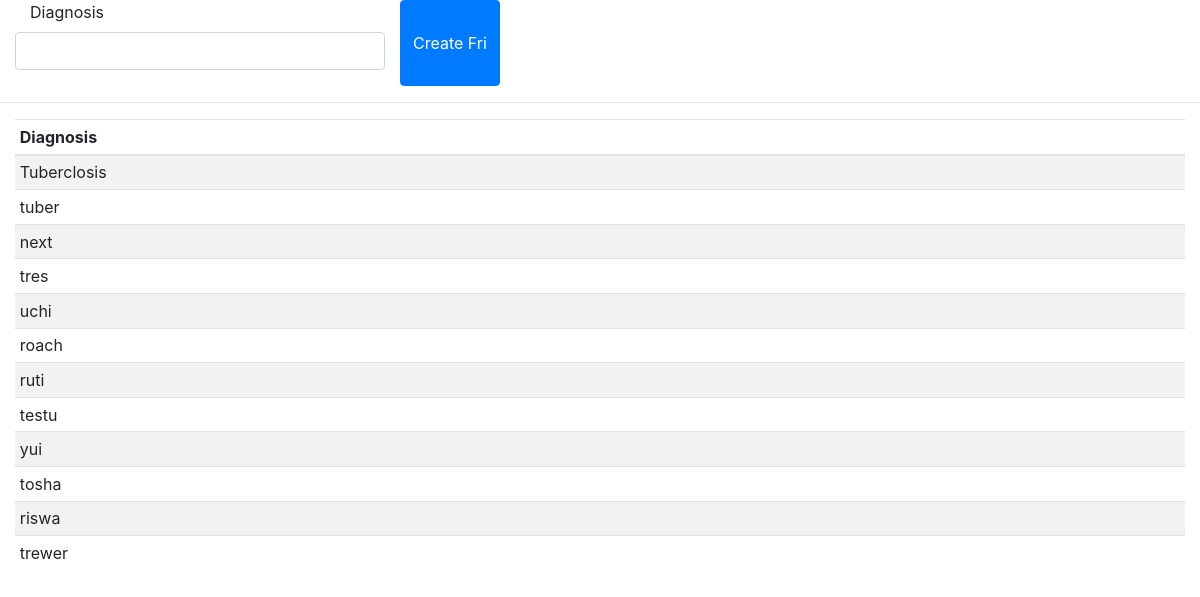
Before: /recview/ with the older database file.
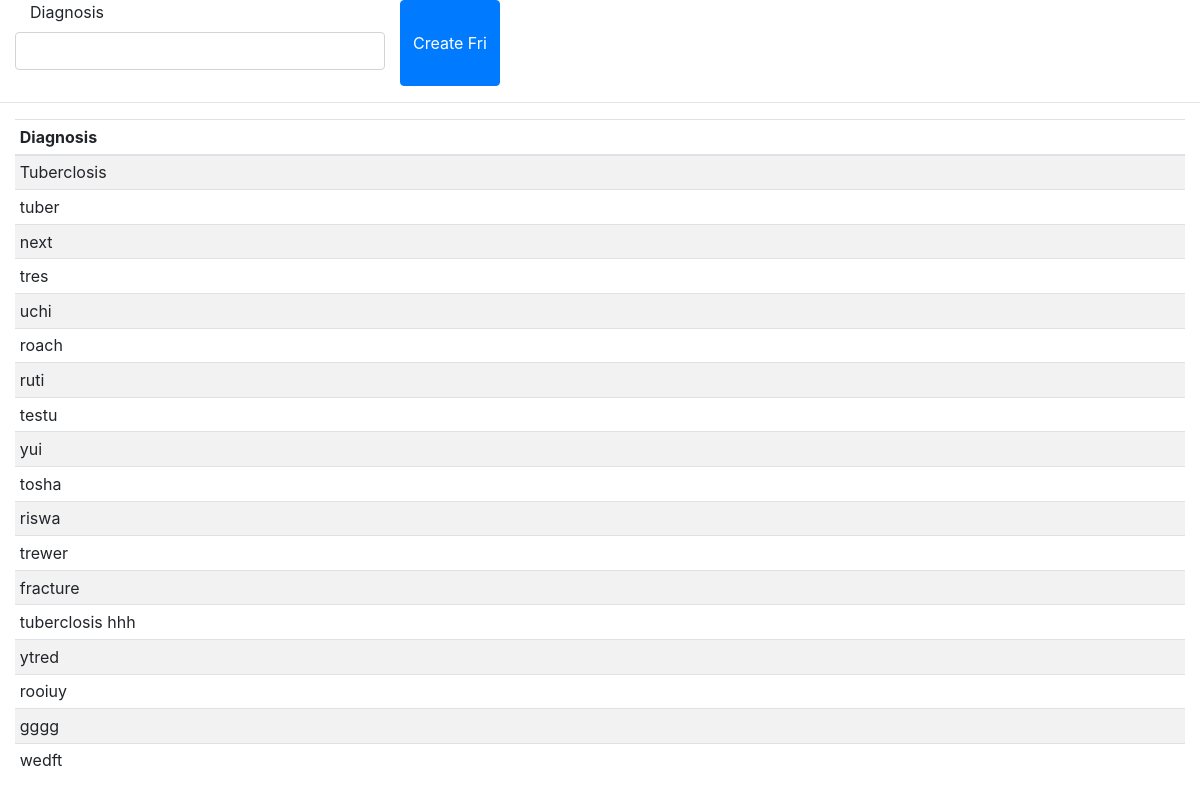
After: the same page with the newer database file.
### medrec/models.py (models this page shows, shortened)
class medicalRecord(models.Model):
    diagnosis = models.CharField(max_length=50)

### medrec/views.py (the view)
# urls.py: path('recview/', views.medrec_View, name='recview'),
def medrec_View(request):
    form =MedicalRecordForm()
    code_forms = medicalRecord.objects.all()
    return render(request, 'medrec/code_index.html', {'form':form, 'code_forms': code_forms})

### medrec/forms.py
class MedicalRecordForm(forms.ModelForm):
    def __init__(self, *args, **kwargs):
        super(MedicalRecordForm, self).__init__(*args, **kwargs)
        for name in self.fields.keys():
            self.fields[name].widget.attrs.update({
                'class': 'form-control',
            })
    class Meta:
        model = medicalRecord
        fields = ('__all__')

### medrec/templates/medrec/code_index.html (shortened to what this page needs)
<!DOCTYPE html>
{% extends "medrec/baseprac.html" %}
{% block content %}
<div class="container-fluid">
    <form id="friend-form">
        <div class="row">
            {% for field in form %}
            <div class="form-group col-4">
                <label class="col-12">{{ field.label }}</label>
                {{ field }}
            </div>
            {% endfor %}
            <input type="submit" class="btn btn-primary" value="Create Fri" />
        </div>
</div>
<hr />
<div class="container-fluid">
    <table class="table table-striped table-sm" id="my_friends">
        <thead>
            <tr>
                <th>Diagnosis</th>
            </tr>
        </thead>
        <tbody>
        {% for icdcodes in code_forms %}
        <tr>
            <td>{{icdcodes.diagnosis}}</td>
        </tr>
        {% endfor %}
        </tbody>
    </table>
</div>
{% endblock content %}

### medrec/templates/medrec/baseprac.html (shortened to what this page needs)
<!DOCTYPE html>
<html lang="en">
<head>
    <link rel="stylesheet" href="https://maxcdn.bootstrapcdn.com/bootstrap/4.0.0/css/bootstrap.min.css">
</head>
<body>
    {% block content %}
    {% endblock content %}
</body>
</html>

Changed rows visible on the page:
added medicalRecord: diagnosis "fracture"
added medicalRecord: diagnosis "tuberclosis hhh"
added medicalRecord: diagnosis "ytred"
added medicalRecord: diagnosis "rooiuy"
added medicalRecord: diagnosis "gggg"
added medicalRecord: diagnosis "wedft"
